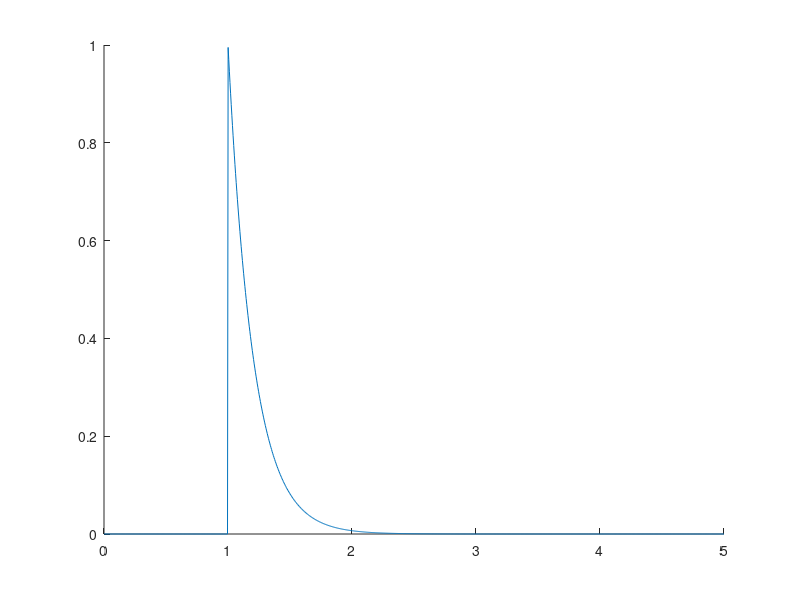
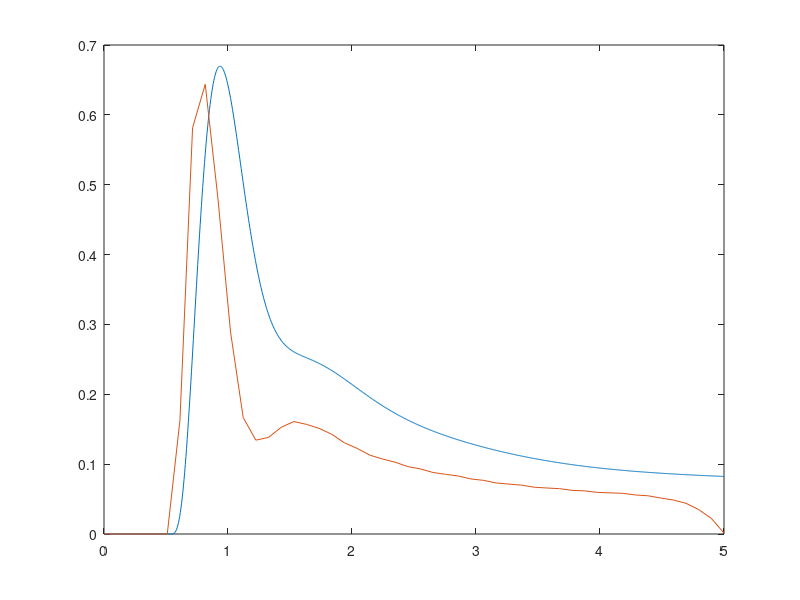

Write MATLAB code to recreate these figures, in order. (Note: this script raises an error after producing the figures.)
%% Convolution Function
% Convolution of C with decaying exponential kernel.
%
% $$\int_0^t K^{trans}e^{-k_{ep} \tau} C(t-\tau - t_0) d\tau$$
% 

%% Syntax
%
% * *prototypeConvolution* -- Calling with no arguments runs a demo.
% * g = *prototypeConvolution*(kTrans, kEp, t0, t) -- Typical call.
%       
% 
%% Description
% Implements the convolution of C with decaying exponential kernel, as described in
%       Suyash et al.  The output of this function is a time-series representation of the 
%       pixel intensity over time.  It is also the solution to the first order ODE
%       modeling the flow of tracer from the bloodstream to the tissue and back.
%       
%       Int( C(tau) * exp(t - tau) dtau, 0, t)
% 
% $$e^{\pi i} + 1 = 0$$ 
% 
%   Foo  bar
% 
% $$e^{\pi i} + 1 = 0$$
% 
% 
% # ITEM1
% # ITEM2
% 
% $$\int_0^t K^{trans}e^{-k_{ep} \tau} C(t-\tau) d\tau$$
% 

%%
% 
%
%   Arguments:
%       kTrans      Scale parameter (beta_1)
%       kEp         Shape parameter (1/beta_2)
%       t0          Shift or Delay parameter (beta_3)
%       t           Temporal coordinate vector or Time-points (t)
%
%   Output:
%       g           Pixel intensity time series (g(x,t) in TMI paper)
%

%% Arguments
%  kTrans      Scale parameter (beta_1)
% kEp         Shape parameter (1/beta_2)
% t0          Shift or Delay parameter (beta_3)
% t           Temporal coordinate vector or Time-points (t)
%
%%  Output
% g           Pixel intensity time series (g(x,t) in TMI paper)
%

function prototypeConvolution(~)
    
    if ~nargin, demo, return, end

end

%% Shortened Demo
%
function shortenedDemo
    %convolutionOuterLoop;
    convolutionOuterLoop8x4;
end


%% Demo
%
function demo
    
    close all

    t = linspace(0,5,1000);
    Cp = breastCp(t);
    
%     figure, plot(t,Cp)
    
    ti = linspace(t(1), t(end), 50);
    dti = ti(2)-ti(1);
    
    t0 = 1;
%     kEp = 5;
%     kTrans = 1/kEp;
    kEp = 5;
    kTrans = 1;
    %kTrans = 1/(1+1/kEp);
    %kTrans = 1/(1 + exp(-kEp*dti))*1/sqrt(2*dti);
    
    %e = kTrans * exp( -kEp*(t - t0) ) .* (t >= t0);
    e = kernel(t, kTrans, kEp, t0);
    hold all; plot(t,e)
    
    E = kernel(t', kTrans, kEp, ti);
    Cpi = breastCp(ti);
    
%     figure('Position', [717   524   560   420])
%     plot(repmat(t',[1 size(E,2)]), bsxfun(@times, E, Cpi)/kTrans)
%     hold all
%     plot(t,Cp)
%     
%     %figure('Position', [717   19   560   420])
%     %plot(ti, sum(bsxfun(@times, E, Cpi)),'-o')
    
%     figure('Position', [717   19   560   420])
%     plot(ti, convolveCWithKernel(t, kTrans, kEp, ti))
    
    
    %hold all
    %plot(ti, convolveCWithKernel(ti, kTrans, kEp, ti),'-o')
    %plot(t, sum(bsxfun(@times, E, Cp)),'-')
    
%     snapnow
    
    
    %% 
    %
    %
    f1 = @(x) breastCp(x);
    f2 = @(x) kernel(x, kTrans, kEp, 0);
    %t = linspace(t(1),t(end),4000);
    q = quadv(@(tau) f2(tau) * f1(t-tau), t(1), t(end));
    
    figure, plot(t,q)
    hold all
    plot(ti, convolveCWithKernel(t, kTrans, kEp, ti)/300)
    
    snapnow
    
    s = zeros(size(t));
    for i=1:length(s)
        s(i) = convolutionFromMaple(t(i), 5, 2, 1);
    end
    figure, plot(t,s)
    ti_old = ti;


    oversample_i = 2;
    oversample_j = 8;
    ti = linspace(ti_old(1),ti_old(end),oversample_i*length(ti_old));
    tj = linspace(ti_old(1),ti_old(end),oversample_j*length(ti_old));
    Cpj = breastCp(tj);
    
    figure
    hold all
    plot(tj,Cpj*10,'LineWidth',5)
    
    for k_ep = logspace(log10(0.01),log10(1000),20);
        KTrans = k_ep;
        si = zeros(size(ti));
        for j=1:length(tj)
            si = si + Cpj(j) * KTrans * convolutionFromMapleVectorized(ti, k_ep, tj(j), oversample_j);
    %         for i=1:length(si)
    %             si(i) = si(i) + Cpi(j) * convolutionFromMaple(ti(i), 2, ti(j), oversample);
    %         end
        end
        plot(ti,si)
    end
    %figure, plot(ti,si)
    
    
    % Moved to shortenedDemo
    %convolutionOuterLoop;
    %convolutionOuterLoop4x8;
    
    shortenedDemo;

    '';
end


%%
function signal = convolutionOuterLoop()
    t0 = 0; 
    tf = 5;
    T = 50;

    oversample_i = 8;
    oversample_j = 2;
    
    Ti = oversample_i*T;
    Tj = oversample_j*T;
    
    ti = linspace(t0, tf, Ti);
    tj = linspace(t0, tf, Tj);

    Cpi = breastCp(ti);
    
    dt_i = ti(2) - ti(1);
    dt_j = tj(2) - tj(1);

    figure
    hold all
    plot(ti, Cpi*10, 'LineWidth', 5)
    
    for k_ep = logspace(log10(0.01), log10(1000), 20);
        KTrans = k_ep;
%         
%         sj = zeros(1,Tj);
%         for i=1:Ti
%             signal_part = convolutionInnerLoop(tj, k_ep, ti(i), oversample_i);
%             sj = sj + Cpi(i) * KTrans * signal_part;
%         end

        signal = dce_mri_mex(single(KTrans), single(k_ep), single(dt_i), int32(Ti), single(dt_j), int32(Tj), single(Cpi), single(oversample_i));
        % plot(tj, signal)
        plot(tj, real(signal(:)))
    end
end


%%
function signal = convolutionOuterLoop8x4()
    % Image dimensions
%     X = 26;
%     Y = 26;
    X = 8;
    Y = 8;

    % Initialize KTrans and k_ep to some arbitrary values
    k_ep    = zeros(X,Y,'single');
    KTrans  = zeros(X,Y,'single');
    for x = 0:X-1
        for y = 0:Y-1
            u = x/(X + eps);
            v = y/(Y + eps);
            
            w = 1/((1 - u)*(1 - v))^2;
            w = w * 1e-1;
            
            k_ep(x+1,y+1)   = w;
            KTrans(x+1,y+1) = w/10;
        end
    end
    
    [mX,mY] = meshgrid(linspace(-3,3,X),linspace(-3,3,Y)); Z = peaks(mX,mY); 
    %Z = Z.^2;
    %Z = Z - min(Z(:)) + 1e-6;
    %Z = Z - getQuantile(Z(:), 0.05);
    %Z = max(Z, 1e-4);
    
    b = 1; c = 4; f = @(x) 1/b * x./(1 + (x*c-c).^2); %plot(x, f(x))
    Z = f(Z);
    Z = Z * 10;
    Z = max(Z, 1e-1);
    
    %figure, imagesc(Z'), axis image; colorbar
    
    k_ep = Z;
    KTrans = Z/10;

    
    figure, imagesc(Z), axis image; colorbar, title('k_ep')
    
    
    % Init time variables
    t0 = 0; 
    tf = 5;
    T  = 50;

    oversample_i = 8;
    oversample_j = 2;
    
    Ti = oversample_i*T;
    Tj = oversample_j*T;
    
    dt_i = (tf - t0) / Ti;
    dt_j = (tf - t0) / Tj;
    
    %ti = linspace(t0, tf, Ti);
    %tj = linspace(t0, tf, Tj);
    ti = (0:Ti-1) * dt_i;
    tj = (0:Tj-1) * dt_j;
%     tj = linspace(t0, tf, Tj);
    
    %dt_i = ti(2) - ti(1);
    %dt_j = tj(2) - tj(1);

    % Init Cpi vector
    Cpi = breastCp(ti);
    
    
    % Convert to 32-bit floats for everything inputted into dce_mri_mex()
    KTrans  = single(KTrans);
    k_ep    = single(k_ep);
    dt_i    = single(dt_i);
    Ti      = int32(Ti);
    dt_j    = single(dt_j);
    Tj      = int32(Tj); 
    Cpi     = single(Cpi);
    oversample_i = single(oversample_i);
    
%     ti = single(ti);
%     tj = single(tj);
    
    fprintf('Beginning the timings\n')

    % Reference implementation
    signal_0 = zeros(X,Y,Tj,'single');
	tj_vec = single(0:Tj-1) * dt_j; 
    tj_vec = permute(tj_vec, [1 3 2]);  % Make it 1x1xTj
    tic
    for x = 1:X
        for y = 1:Y
            sj = zeros(1,1,Tj,'single');
            for i = 1:Ti
                %si = si + Cpj(j) * KTrans * convolutionFromMapleVectorized(ti, k_ep, tj(j), oversample_j);
                sj = sj + Cpi(i) * KTrans(x,y) * convolutionFromMapleVectorized(tj_vec, k_ep(x,y), ti(i), oversample_i);
                %signal_0(x,y,:) = dce_mri_mex( KTrans(x,y), k_ep(x,y), dt_i, Ti, dt_j, Tj, Cpi, oversample_i );
            end
            signal_0(x,y,:) = sj;
        end
    end
    fprintf('Reference implementation (host): '), toc

    
    % Scalar version of mex-wrapper call
    signal_1 = zeros(X,Y,Tj,'single');
    tic
    for x = 1:X
        for y = 1:Y
            signal_1(x,y,:) = dce_mri_mex( KTrans(x,y), k_ep(x,y), dt_i, Ti, dt_j, Tj, Cpi, oversample_i );
        end
    end
    fprintf('Scalar version of mex-wrapper call: '), toc

    
    
    
    
    % Matrix version of mex-wrapper call
    tic
    signal_2 = dce_mri_mex(KTrans, k_ep, dt_i, Ti, dt_j, Tj, Cpi, oversample_i);
    fprintf('Matrix version of mex-wrapper call: '), toc
    %signal_2 = signal_1 + randn(X,Y,Tj)*1e-3;  % Fake output

    
    signal_1 = real(signal_1);
    signal_2 = real(signal_2);
    
    signal = signal_2;  % Final return value of this function

    
    % Compare matrix versus scalar calls
    RMSE  = norm(signal_1(:) - signal_2(:)) / sqrt(X*Y*double(Tj));
    nRMSE = RMSE / norm(signal_1(:));
    
    fprintf('Matrix versus scalar:  RMSE: %g\n',  RMSE)
    fprintf('Matrix versus scalar: nRMSE: %g\n', nRMSE)
    

    % Compare cuda versus matlab
    RMSE  = norm(signal_2(:) - signal_0(:)) / sqrt(X*Y*double(Tj));
    nRMSE = RMSE / norm(signal_0(:));
    
    fprintf('Cuda versus matlab:  RMSE: %g\n',  RMSE)
    fprintf('Cuda versus matlab: nRMSE: %g\n', nRMSE)
    

    % Show curves

    figure, hold all; plot(ti, Cpi, 'LineWidth', 5)
    signal_transposed = permute(signal_0, [3 1 2]);
    plot(tj, signal_transposed(:,:))
    title('Reference curves using matlab prototype (CPU)')
        
    figure, hold all; plot(ti, Cpi, 'LineWidth', 5)   
    signal_transposed = permute(signal_2, [3 1 2]);
    plot(tj, signal_transposed(:,:))
    title('Matrix version kernel code output (GPU)')

    figure, hold all; plot(ti, 0*Cpi)
    signal_transposed = permute(signal_2 - signal_0, [3 1 2]);
    plot(tj, signal_transposed(:,:))
    title('Error difference time curves (GPU vs CPU)')
    
    
    % Show reconstructed time series of images (movie)
    fig = figure;
%     lgsignal = log10(abs(signal));
%     crange = [-2, max(lgsignal(:))];
    lgsignal = ((signal));
    crange = [0, max(lgsignal(:))];
    for t = 1:Tj
        if ishandle(fig)
            set(0, 'CurrentFigure', fig)
        else
            break
        end
        imagesc(lgsignal(:,:,t)', crange)
        axis image xy
        colorbar
        title(['t = ' num2str(t)])
        drawnow
        pause(1/60)
    end 
    
%     [mX,mY] = meshgrid(1:X,1:Y);
%     Z = peaks(mX,mY);

    
	aspectRatio = 1.33/1;
    T0 = 10;     Tf = ceil(single(Tj)/2);

    nT = Tf - T0 + 1;
    % Tx / Ty <= 2.5
    %   Ty >= Tx / 2.5
    % Tx * Ty >= nT
    %   Tx >= nT / Ty
    % Ty >= Tx / 2.5 >= nT / (2.5 * Ty)
    %   Ty^2 >= nT / 2.5
    %   Ty >= sqrt(nT/2.5)
    %   Tx >= nT / Ty
    
    
    %nT = 293; aspectRatio = 3/1; Ty = round(sqrt(nT/aspectRatio)); Tx = round((nT/Ty)); [Tx Ty Tx*Ty Ty*aspectRatio Tx/Ty]
    Ty = round(sqrt(nT/aspectRatio)); 
    Tx = round((nT/Ty)); 
    Tf = T0 + Tx*Ty - 1;
    %[Tx Ty Tx*Ty Ty*aspectRatio Tx/Ty]

    sampling = double(signal(:,:,T0:Tf));
    a = 0.05;
    p = [a/2, 1-a/2];
    range = getQuantile(sampling(:), p);


    %figure, plot(linspace(0,1,ns),s, p, range, 'o', 'MarkerSize', 14)
    
    sampling = single(mat2gray(sampling, range));
    figure, montage(permute(sampling,[2 1 4 3]), 'size', [Ty Tx]), colormap(jet)
    figure, montage(permute(sampling,[2 1 4 3]), 'size', [Ty Tx]), colormap(bone)
    
    %figure, imagesc(k_ep'), axis image; colorbar
end

%%
function q = getQuantile(x, p)
    s = sort(x(:,:));
    ns = size(s,1);
    ind = min(ns, 1+max(0, floor(ns * p(:)')));
    q = s(ind,:);
    
    % getQuantile([sampling(:), 2*sampling(:)],[a/2 0.25 0.5 0.75 1-a/2])
end

%%
function s = convolutionFromMapleVectorized(t, k, t_0, oversamplingFactor)
    x = t - t_0;
    L = 1/oversamplingFactor;
    s = zeros(size(t));
    
    ind_1 = (x > -L  &  x <= 0);
    ind_2 = (x >  0  &  x <= L);
    ind_3 = (x > L);
    
    a = exp(k*L);
    %s = exp(-k*x) * (1/a - 2 + a)
    s(ind_1) = exp(-k*(L + x(ind_1))) - 1 + k*(x(ind_1) + L); 
    s(ind_2) = exp(-k*(L + x(ind_2))) - 2*exp(-k*x(ind_2)) + 1 + k*(L - x(ind_2));
    s(ind_3) = exp(-k*x(ind_3)) * (1/a - 2 + a);

    s = s * oversamplingFactor / (k * k);
    
%     if x <= -L
%         s = 0;
%     else
%         if x > L
%             %s = exp(-k*(L + x)) - 2*exp(-k*x) + exp(-k*(-L + x));
%             %s = exp(-k*x) * (exp(-k*L) - 2 + exp(k*L));
%             a = exp(k*L);
%             s = exp(-k*x) * (1/a - 2 + a);
%             %s = exp(-k*x) * sinh(k*L/2)^2;
%         elseif x <= 0
%             s = exp(-k*(L + x)) - 1 + k*(x + L); 
%         elseif x <= L
%             s = exp(-k*(L + x)) - 2*exp(-k*x) + 1 + k*(L - x);
%         end
%         s = s * oversamplingFactor / (k * k);
%     end
end

function s = convolutionFromMaple(t, k, t_0, oversamplingFactor)
    x = t - t_0;
    L = 1/oversamplingFactor;
    if x <= -L
        s = 0;
    else
        if x > L
            %s = exp(-k*(L + x)) - 2*exp(-k*x) + exp(-k*(-L + x));
            %s = exp(-k*x) * (exp(-k*L) - 2 + exp(k*L));
            a = exp(k*L);
            s = exp(-k*x) * (1/a - 2 + a);
            %s = exp(-k*x) * sinh(k*L/2)^2;
        elseif x <= 0
            s = exp(-k*(L + x)) - 1 + k*(x + L); 
        elseif x <= L
            s = exp(-k*(L + x)) - 2*exp(-k*x) + 1 + k*(L - x);
        end
        s = s * oversamplingFactor / (k * k);
    end
end


%%
%
function e = kernelScalarVersion(t, kTrans, kEp, t0)
    e = kTrans * exp( -kEp*(t - t0) ) .* (t >= t0);
end

function e = kernelAltVersion(t, kTrans, kEp)
    e = kTrans * exp( -kEp*(t) );
end


function e = kernel(t, kTrans, kEp, t0)
    e = kTrans * exp( -kEp*bsxfun(@minus, t, t0) ) .* bsxfun(@ge, t, t0);
end

function g = convolveCWithKernel(t, kTrans, kEp, ti)
    E = kernel(t', kTrans, kEp, ti);
    Cpi = breastCp(ti);
    
    g = sum(bsxfun(@times, E, Cpi));
end

%% Population model for Breast Input function
function Cp = breastCp(t,dt)
    if (nargin < 2) dt = 32/60; end;

    t = 60*t;
    dt = 60*dt;

    alpha = 4.0;

    %Cp = Cps([0.10 dt+48 alpha 20.0 1000.0],t); 

    Cp = Cpg([1.0 dt alpha 5.0],t) + ...
         Cpg([0.2 dt+28 alpha 10.0],t) + ...
         Cpg([0.10 dt+38 alpha 20.0],t) + ...
         Cps([0.10 dt+48 alpha 20.0 1000.0],t);

    Cp = 5.0*Cp;

end

% param(1) = Cp0
% param(2) = Delta
% param(3) = alpha
% param(4) = tau
%
function f = Cpg(param,t)

    Cp0 = abs(param(1));
    Delta = param(2);
    alpha = max(abs(param(3)),1);
    tau = abs(param(4));

    tprime = t-Delta;

    alphaprime = alpha-1;
    norm = exp(-alphaprime)*(tau*alphaprime)^alphaprime;

    if (length(t) == 1)
        if (t < Delta) 
            f = 0;
        else
            f = (Cp0/norm)*(tprime^alphaprime)*exp(-tprime/tau);
        end;
    else
        idx = find(t>=Delta);
        f = zeros(size(t));
        f(idx) = (Cp0/norm)*(tprime(idx).^alphaprime).*exp(-tprime(idx)/tau);
    end;

end

% param(1) = Cp0
% param(2) = delta
% param(3) = alpha
% param(4) = tau
% param(5) = T
%
function f = Cps(param,t)

    Cp0 = abs(param(1));
    Delta = param(2);
    alpha = max(abs(param(3)),1);
    tau = abs(param(4));
    T = abs(param(5));

    tprime = t-Delta;

    norm = gamma(alpha);

    xi = 1/tau-1/T;
    gam = norm;

    if (length(t) == 1)
        if (t < Delta) 
            f = 0;
        else
            f = (Cp0/norm)*gam*exp(-tprime/T)*gammaincc(xi*tprime,alpha);
        end;
    else
        idx = find(t>=Delta);
        f = zeros(size(t));
        f(idx) = (Cp0/norm)*gam*exp(-tprime(idx)/T).*gammaincc(xi*tprime(idx),alpha);
    end;

end

%% Corrected gammainc?
function y = gammaincc(x, a)
    y = gammainc(x, a);
end
